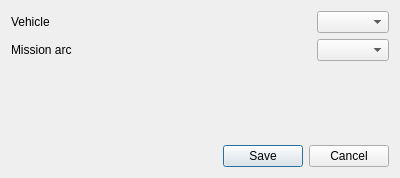
<?xml version="1.0" encoding="UTF-8"?>
<ui version="4.0">
 <class>sta::ExportDialog</class>
 <widget class="QDialog" name="ExportDialog">
  <property name="windowModality">
   <enum>Qt::ApplicationModal</enum>
  </property>
  <property name="geometry">
   <rect>
    <x>0</x>
    <y>0</y>
    <width>400</width>
    <height>178</height>
   </rect>
  </property>
  <property name="windowTitle">
   <string>Export Trajectory</string>
  </property>
  <layout class="QVBoxLayout" name="verticalLayout_2">
   <item>
    <layout class="QVBoxLayout" name="verticalLayout">
     <item>
      <layout class="QGridLayout" name="gridLayout">
       <item row="0" column="0">
        <widget class="QLabel" name="label">
         <property name="text">
          <string>Vehicle</string>
         </property>
        </widget>
       </item>
       <item row="0" column="1">
        <spacer name="horizontalSpacer">
         <property name="orientation">
          <enum>Qt::Horizontal</enum>
         </property>
         <property name="sizeHint" stdset="0">
          <size>
           <width>40</width>
           <height>20</height>
          </size>
         </property>
        </spacer>
       </item>
       <item row="0" column="2">
        <widget class="QComboBox" name="vehicleCombo"/>
       </item>
       <item row="1" column="0">
        <widget class="QLabel" name="label_2">
         <property name="text">
          <string>Mission arc</string>
         </property>
        </widget>
       </item>
       <item row="1" column="1">
        <spacer name="horizontalSpacer_2">
         <property name="orientation">
          <enum>Qt::Horizontal</enum>
         </property>
         <property name="sizeHint" stdset="0">
          <size>
           <width>40</width>
           <height>20</height>
          </size>
         </property>
        </spacer>
       </item>
       <item row="1" column="2">
        <widget class="QComboBox" name="arcCombo"/>
       </item>
      </layout>
     </item>
     <item>
      <spacer name="verticalSpacer">
       <property name="orientation">
        <enum>Qt::Vertical</enum>
       </property>
       <property name="sizeHint" stdset="0">
        <size>
         <width>20</width>
         <height>40</height>
        </size>
       </property>
      </spacer>
     </item>
     <item>
      <widget class="QDialogButtonBox" name="buttonBox">
       <property name="orientation">
        <enum>Qt::Horizontal</enum>
       </property>
       <property name="standardButtons">
        <set>QDialogButtonBox::Cancel|QDialogButtonBox::Save</set>
       </property>
      </widget>
     </item>
    </layout>
   </item>
  </layout>
 </widget>
 <resources/>
 <connections>
  <connection>
   <sender>buttonBox</sender>
   <signal>accepted()</signal>
   <receiver>ExportDialog</receiver>
   <slot>accept()</slot>
   <hints>
    <hint type="sourcelabel">
     <x>248</x>
     <y>254</y>
    </hint>
    <hint type="destinationlabel">
     <x>157</x>
     <y>274</y>
    </hint>
   </hints>
  </connection>
  <connection>
   <sender>buttonBox</sender>
   <signal>rejected()</signal>
   <receiver>ExportDialog</receiver>
   <slot>reject()</slot>
   <hints>
    <hint type="sourcelabel">
     <x>316</x>
     <y>260</y>
    </hint>
    <hint type="destinationlabel">
     <x>286</x>
     <y>274</y>
    </hint>
   </hints>
  </connection>
 </connections>
</ui>
